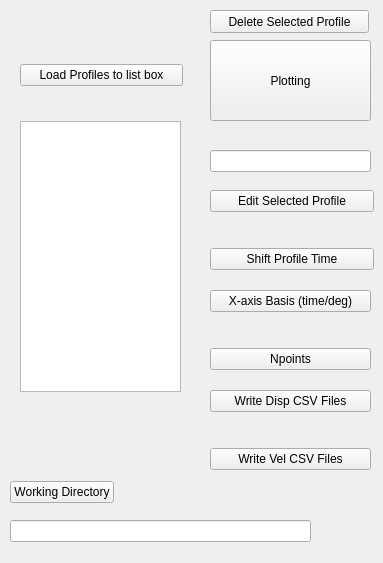
    <widget class="QWidget" name="tab_2">
     <attribute name="title">
      <string>Project </string>
     </attribute>
     <widget class="QWidget" name="verticalLayoutWidget_5">
      <property name="geometry">
       <rect>
        <x>20</x>
        <y>40</y>
        <width>163</width>
        <height>71</height>
       </rect>
      </property>
      <layout class="QVBoxLayout" name="verticalLayout_5">
       <item>
        <widget class="QPushButton" name="LoadProfilesButton">
         <property name="text">
          <string>Load Profiles to list box</string>
         </property>
        </widget>
       </item>
      </layout>
     </widget>
     <widget class="QListWidget" name="listWidget">
      <property name="geometry">
       <rect>
        <x>20</x>
        <y>121</y>
        <width>161</width>
        <height>271</height>
       </rect>
      </property>
      <property name="alternatingRowColors">
       <bool>true</bool>
      </property>
     </widget>
     <widget class="QWidget" name="verticalLayoutWidget_6">
      <property name="geometry">
       <rect>
        <x>210</x>
        <y>40</y>
        <width>161</width>
        <height>81</height>
       </rect>
      </property>
      <layout class="QVBoxLayout" name="verticalLayout_6">
       <item>
        <widget class="QPushButton" name="PlottingButton">
         <property name="sizePolicy">
          <sizepolicy hsizetype="Expanding" vsizetype="Expanding">
           <horstretch>0</horstretch>
           <verstretch>0</verstretch>
          </sizepolicy>
         </property>
         <property name="text">
          <string>Plotting</string>
         </property>
        </widget>
       </item>
      </layout>
     </widget>
     <widget class="QWidget" name="verticalLayoutWidget">
      <property name="geometry">
       <rect>
        <x>210</x>
        <y>190</y>
        <width>164</width>
        <height>80</height>
       </rect>
      </property>
      <layout class="QVBoxLayout" name="verticalLayout_7">
       <item>
        <widget class="QPushButton" name="EditProfileButton">
         <property name="text">
          <string>Edit Selected Profile</string>
         </property>
        </widget>
       </item>
       <item>
        <spacer name="verticalSpacer_9">
         <property name="orientation">
          <enum>Qt::Vertical</enum>
         </property>
         <property name="sizeHint" stdset="0">
          <size>
           <width>20</width>
           <height>40</height>
          </size>
         </property>
        </spacer>
       </item>
       <item>
        <widget class="QPushButton" name="ShiftTimeButton">
         <property name="text">
          <string>Shift Profile Time</string>
         </property>
        </widget>
       </item>
      </layout>
     </widget>
     <widget class="QLineEdit" name="lineEdit_SelectedProfile">
      <property name="geometry">
       <rect>
        <x>210</x>
        <y>150</y>
        <width>161</width>
        <height>22</height>
       </rect>
      </property>
     </widget>
     <widget class="QWidget" name="verticalLayoutWidget_3">
      <property name="geometry">
       <rect>
        <x>210</x>
        <y>390</y>
        <width>161</width>
        <height>80</height>
       </rect>
      </property>
      <layout class="QVBoxLayout" name="verticalLayout_9">
       <item>
        <widget class="QPushButton" name="pushButton_13">
         <property name="text">
          <string>Write Disp CSV Files</string>
         </property>
        </widget>
       </item>
       <item>
        <spacer name="verticalSpacer_8">
         <property name="orientation">
          <enum>Qt::Vertical</enum>
         </property>
         <property name="sizeHint" stdset="0">
          <size>
           <width>20</width>
           <height>40</height>
          </size>
         </property>
        </spacer>
       </item>
       <item>
        <widget class="QPushButton" name="pushButton_15">
         <property name="text">
          <string>Write Vel CSV Files</string>
         </property>
        </widget>
       </item>
      </layout>
     </widget>
     <widget class="QWidget" name="gridLayoutWidget">
      <property name="geometry">
       <rect>
        <x>10</x>
        <y>470</y>
        <width>301</width>
        <height>84</height>
       </rect>
      </property>
      <layout class="QGridLayout" name="gridLayout">
       <item row="1" column="0">
        <widget class="QPushButton" name="pushButton_14">
         <property name="text">
          <string>Working Directory</string>
         </property>
        </widget>
       </item>
       <item row="1" column="1">
        <spacer name="horizontalSpacer">
         <property name="orientation">
          <enum>Qt::Horizontal</enum>
         </property>
         <property name="sizeHint" stdset="0">
          <size>
           <width>40</width>
           <height>20</height>
          </size>
         </property>
        </spacer>
       </item>
       <item row="2" column="0" colspan="2">
        <widget class="QLineEdit" name="lineEdit"/>
       </item>
      </layout>
     </widget>
     <widget class="QPushButton" name="pushButton_11">
      <property name="geometry">
       <rect>
        <x>210</x>
        <y>10</y>
        <width>159</width>
        <height>23</height>
       </rect>
      </property>
      <property name="text">
       <string>Delete Selected Profile</string>
      </property>
     </widget>
     <widget class="QWidget" name="verticalLayoutWidget_7">
      <property name="geometry">
       <rect>
        <x>210</x>
        <y>290</y>
        <width>161</width>
        <height>80</height>
       </rect>
      </property>
      <layout class="QVBoxLayout" name="verticalLayout_12">
       <item>
        <widget class="QPushButton" name="XaxisBasisButton">
         <property name="text">
          <string>X-axis Basis (time/deg)</string>
         </property>
        </widget>
       </item>
       <item>
        <spacer name="verticalSpacer_15">
         <property name="orientation">
          <enum>Qt::Vertical</enum>
         </property>
         <property name="sizeHint" stdset="0">
          <size>
           <width>20</width>
           <height>40</height>
          </size>
         </property>
        </spacer>
       </item>
       <item>
        <widget class="QPushButton" name="NpointsButton">
         <property name="text">
          <string>Npoints</string>
         </property>
        </widget>
       </item>
      </layout>
     </widget>
    </widget>
